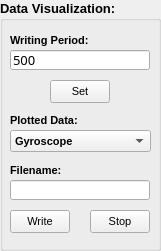
      <widget class="QGroupBox" name="group_datavisualization">
       <property name="geometry">
        <rect>
         <x>20</x>
         <y>240</y>
         <width>161</width>
         <height>251</height>
        </rect>
       </property>
       <property name="font">
        <font>
         <pointsize>10</pointsize>
         <weight>75</weight>
         <bold>true</bold>
        </font>
       </property>
       <property name="title">
        <string>Data Visualization:</string>
       </property>
       <widget class="QComboBox" name="combobox_robotdataplotchoose">
        <property name="geometry">
         <rect>
          <x>10</x>
          <y>130</y>
          <width>141</width>
          <height>22</height>
         </rect>
        </property>
        <property name="font">
         <font>
          <pointsize>8</pointsize>
          <weight>75</weight>
          <bold>true</bold>
         </font>
        </property>
        <item>
         <property name="text">
          <string>Gyroscope</string>
         </property>
        </item>
        <item>
         <property name="text">
          <string>Accellerometer</string>
         </property>
        </item>
        <item>
         <property name="text">
          <string>Current Wheels</string>
         </property>
        </item>
        <item>
         <property name="text">
          <string>Current Axis</string>
         </property>
        </item>
        <item>
         <property name="text">
          <string>Speed Wheels</string>
         </property>
        </item>
        <item>
         <property name="text">
          <string>Position Wheels</string>
         </property>
        </item>
        <item>
         <property name="text">
          <string>Position Robot</string>
         </property>
        </item>
        <item>
         <property name="text">
          <string>Rotation Robot</string>
         </property>
        </item>
        <item>
         <property name="text">
          <string>Delta Local Position</string>
         </property>
        </item>
        <item>
         <property name="text">
          <string>Delta Angle</string>
         </property>
        </item>
       </widget>
       <widget class="QLabel" name="NULL_label_30">
        <property name="geometry">
         <rect>
          <x>10</x>
          <y>110</y>
          <width>91</width>
          <height>20</height>
         </rect>
        </property>
        <property name="font">
         <font>
          <pointsize>8</pointsize>
          <weight>75</weight>
          <bold>true</bold>
         </font>
        </property>
        <property name="text">
         <string>Plotted Data:</string>
        </property>
       </widget>
       <widget class="QLineEdit" name="lineedit_datafilename">
        <property name="geometry">
         <rect>
          <x>10</x>
          <y>180</y>
          <width>140</width>
          <height>20</height>
         </rect>
        </property>
        <property name="font">
         <font>
          <family>OCR A Extended</family>
          <pointsize>9</pointsize>
          <weight>50</weight>
          <bold>false</bold>
         </font>
        </property>
        <property name="text">
         <string/>
        </property>
        <property name="readOnly">
         <bool>false</bool>
        </property>
       </widget>
       <widget class="QLabel" name="NULL_label_33">
        <property name="geometry">
         <rect>
          <x>10</x>
          <y>160</y>
          <width>91</width>
          <height>20</height>
         </rect>
        </property>
        <property name="font">
         <font>
          <pointsize>8</pointsize>
          <weight>75</weight>
          <bold>true</bold>
         </font>
        </property>
        <property name="text">
         <string>Filename:</string>
        </property>
       </widget>
       <widget class="QPushButton" name="pushbutton_datawritestart">
        <property name="geometry">
         <rect>
          <x>10</x>
          <y>210</y>
          <width>60</width>
          <height>23</height>
         </rect>
        </property>
        <property name="font">
         <font>
          <pointsize>8</pointsize>
          <weight>50</weight>
          <bold>false</bold>
         </font>
        </property>
        <property name="text">
         <string>Write</string>
        </property>
       </widget>
       <widget class="QPushButton" name="pushbutton_datawritestop">
        <property name="geometry">
         <rect>
          <x>90</x>
          <y>210</y>
          <width>60</width>
          <height>23</height>
         </rect>
        </property>
        <property name="font">
         <font>
          <pointsize>8</pointsize>
          <weight>50</weight>
          <bold>false</bold>
         </font>
        </property>
        <property name="text">
         <string>Stop</string>
        </property>
       </widget>
       <widget class="QLineEdit" name="lineedit_writingperiod">
        <property name="geometry">
         <rect>
          <x>10</x>
          <y>50</y>
          <width>140</width>
          <height>20</height>
         </rect>
        </property>
        <property name="font">
         <font>
          <family>OCR A Extended</family>
          <pointsize>10</pointsize>
          <weight>50</weight>
          <bold>false</bold>
         </font>
        </property>
        <property name="text">
         <string>500</string>
        </property>
        <property name="readOnly">
         <bool>false</bool>
        </property>
       </widget>
       <widget class="QLabel" name="NULL_label_57">
        <property name="geometry">
         <rect>
          <x>10</x>
          <y>30</y>
          <width>91</width>
          <height>20</height>
         </rect>
        </property>
        <property name="font">
         <font>
          <pointsize>8</pointsize>
          <weight>75</weight>
          <bold>true</bold>
         </font>
        </property>
        <property name="text">
         <string>Writing Period:</string>
        </property>
       </widget>
       <widget class="QPushButton" name="pushbutton_setwritingperiod">
        <property name="geometry">
         <rect>
          <x>50</x>
          <y>80</y>
          <width>60</width>
          <height>23</height>
         </rect>
        </property>
        <property name="font">
         <font>
          <pointsize>8</pointsize>
          <weight>50</weight>
          <bold>false</bold>
         </font>
        </property>
        <property name="text">
         <string>Set</string>
        </property>
       </widget>
      </widget>
